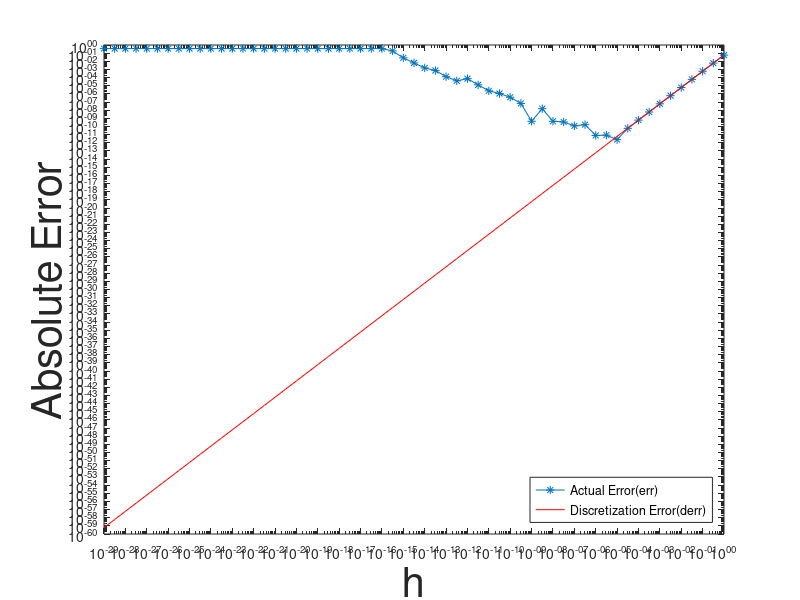

The MATLAB source for this figure:
%% Prob-5: Chapter-2: Exercise - 14 (Advanced Scientific Computing)
%%UID - u1014840
%%Name - Arnab Das


x0 = 1.2 ;
f = sin(x0) ;
fd = cos(x0) ;
fddd = -cos(x0) ;

i = -29:0.5:0 ;
h = 10.^i ;

% absolute error
h2 = h.*h ;
err = abs((fd - (sin(x0 + h) - sin(x0 - h))./(2*h)));

% discretization error
derr = abs(((-fd)/6) * h2) ;

loglog(h, err, '-*');
hold on
loglog(h, derr, 'r-');
xlabel('h','FontSize', 30);
ylabel('Absolute Error', 'FontSize', 30);
legend('Actual Error(err)', 'Discretization Error(derr)', 'Location', 'southeast');


